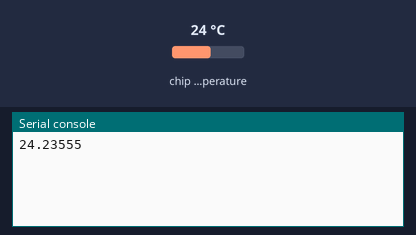
The program below on a simulated Raspberry Pi Pico running MicroPython. Shown: the last lines printed to the serial console. The test bench sets the inputs (shaded band); at power-on: chip temperature 24 °C.

Above: at 1.2 s.
1.3 s: chip temperature set to 1 °C
At 3.0 s:
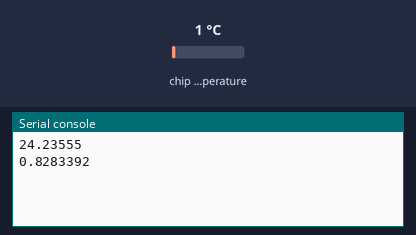
4.0 s: chip temperature set to 11 °C
At 4.5 s:
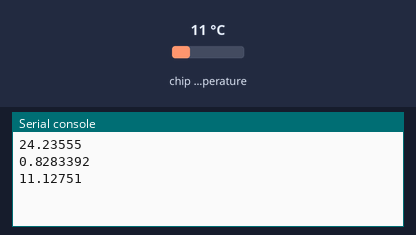
Timing chart, 0 to 7.0 s (numbered marks = the images above; inputs shaded):
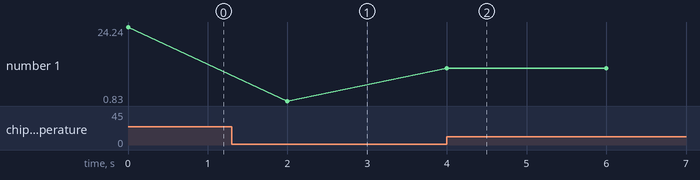

Measured:
- after the input at 1.3 s, the serial console: prints a new line after 0.70 s (image 1)
- after the input at 4.0 s, the serial console: prints a new line at once (image 2)
- plotted number 1: 24.24 → 0.83 after the input at 1.3 s, 0.83 → 11.13 after the input at 4.0 s

The program:

temprature.py
```python
import machine
import utime as time

sensor_temp = machine.ADC(4)
conversion_factor = 3.3 / (65535)
while True:
    reading = sensor_temp.read_u16() * conversion_factor
    temperature = 27 - (reading - 0.706) / 0.001721
    print(temperature)
    time.sleep(2)
```
